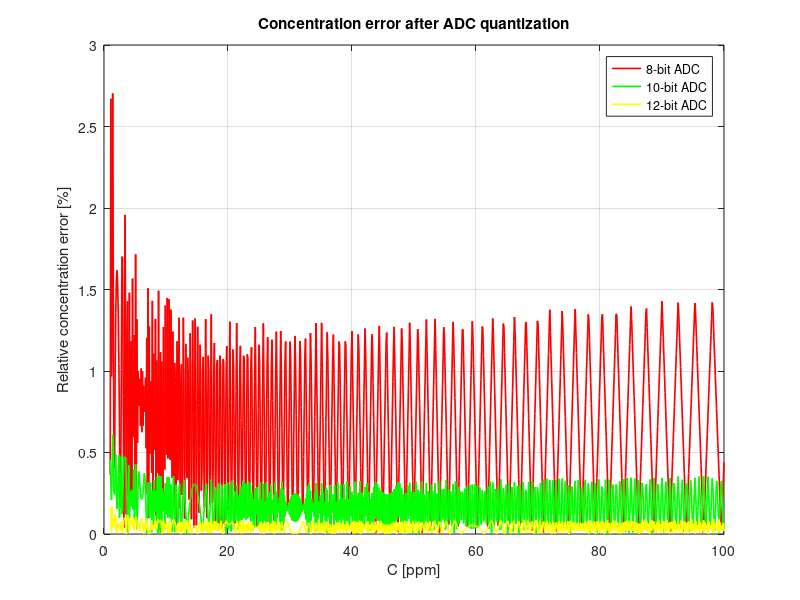

This figure's MATLAB source:
%% Industrial Monitoring Project
% Main script
% Problem Solutions start further down

clear;
clc;
close all;

%% ================================================================
% Load and display the industrial environment
% ================================================================

%env = factoryEnvironment();

% robot from 2,2 to 38,18
% collision radius is 0.4 m
% speed up to 1 m/s

% q_critical_battery = 0.6
% q(t) = q(0)*e^(λ*t)
%   q(0)=1, fully charged at t=0
% q(t) = e^(-1.7*10^-3*t)
% 0.6 = e^(-1.7*10^-3*t)
% log(0.6) = -1.7*10^-3*t

% [seconds]
t_before_critical = -10^3/1.7*log(0.6)

function [value] = ramp(t)
    % matrix-compatible implementation
    value = max(0, t);

    % simple implementation
    % if t>=0
    %     value = t;
    % else
    %     value = 0;
    % end
end

% linear interpolation, from `a` to `b`, where `t ∈ [0,1]` indicates the percentage from `a` towards `b`
% function [value] = lerp(a,b,t)
%     value = a + (b-a)*t
% end

function [x,y] = position(t)
    % <60 second response time to 90%, according to SGAS707 datasheet
    % 4 stops for measurement
    % time for travel is about 52.84 seconds, leaving
    % a little over 247/4 seconds for each sensing period
    % [seconds]
    t_sensing_once = 60;

    % workflow
    % measure
    % 2,2 to 8,15
    % measure
    % 8,15 to 12,10
    % 12,10 to 20,5
    % measure
    % 20,5 to 30,15
    % 30,15 to 38,18
    % measure

    locations = [
        2,  2;
        8,  15;
        12, 10;
        20, 5;
        30, 15;
        38, 18
    ];

    % t_travel is time between each location
    % if moving in a straight line at 1 [m/s]
    t_travel = [];
    for i = 2:size(locations,1)
        vector = (locations(i,1:2) - locations(i-1,1:2));
        dist = sqrt(vector(1)^2 + vector(2)^2);
        t_seconds = dist / 1; % t = d / 1 [m/s]
        t_travel = [t_travel, t_seconds];
    end

    % round up t_travel for nice numbers
    % make sure to round UP so that speed
    % is no more than 1 [m/s]
    % t_travel = 14.3178, 6.4031, 9.4340, 14.142, 8.5440
    t_travel_rounded = [14.32, 6.41, 9.44, 14.15, 8.55]
    for i=1:size(t_travel_rounded,2)
        if t_travel_rounded(i) < t_travel(i)
            disp("ERROR: SPEED TOO FAST")
        end
    end


    % 2,8,12,20,30,38
    % x(t) = 2 + (8-2)*r((t-60)/14.32) - (8-2)*r((t-60)/14.32-1)
    fprintf("\nx(t) = 2 +\n");
    elapsed_time = t_sensing_once; % starting time; start moving after sensing once
    x = zeros(size(t)) + 2; % starting position
    for i = 2:size(locations,1)
        location_diff = locations(i,1)-locations(i-1,1);
        % ramp up to `distance` units at a speed of distance/length_of_travel [m/s] before stopping:
        %    distance * min(1, ramp((t-t0)/length_of_travel))
        x = x + location_diff*min(1,ramp((t-elapsed_time)/t_travel_rounded(i-1)));
        if i == size(locations,1)
            fprintf("    %.2f*r((t-%.2f)/%.2f)  -  %.2f*r((t-%.2f)/%.2f-1)\n", location_diff, elapsed_time, t_travel_rounded(i-1), location_diff, elapsed_time, t_travel_rounded(i-1));
        else
            fprintf("    %.2f*r((t-%.2f)/%.2f)  -  %.2f*r((t-%.2f)/%.2f-1) +\n", location_diff, elapsed_time, t_travel_rounded(i-1), location_diff, elapsed_time, t_travel_rounded(i-1));
            elapsed_time = elapsed_time + t_travel_rounded(i-1);
            % there are sensing stops after reaching (8,15) and (20,5), i=2,4
            if i==2 || i==4
                elapsed_time = elapsed_time + t_sensing_once;
            end
        end
    end

    fprintf("\ny(t) = 2 +\n");
    elapsed_time = t_sensing_once; % starting time; start moving after sensing once
    y = zeros(size(t)) + 2; % starting position
    for i = 2:size(locations,1)
        location_diff = locations(i,2)-locations(i-1,2);
        % ramp up to `distance` units at a speed of distance/length_of_travel [m/s] before stopping:
        %    distance * min(1, ramp((t-t0)/length_of_travel))
        y = y + location_diff*min(1,ramp((t-elapsed_time)/t_travel_rounded(i-1)));
        if i == size(locations,1)
            fprintf("    %.2f*r((t-%.2f)/%.2f)  -  %.2f*r((t-%.2f)/%.2f-1)\n", location_diff, elapsed_time, t_travel_rounded(i-1), location_diff, elapsed_time, t_travel_rounded(i-1));
        else
            fprintf("    %.2f*r((t-%.2f)/%.2f)  -  %.2f*r((t-%.2f)/%.2f-1) +\n", location_diff, elapsed_time, t_travel_rounded(i-1), location_diff, elapsed_time, t_travel_rounded(i-1));
            elapsed_time = elapsed_time + t_travel_rounded(i-1);
            % there are sensing stops after reaching (8,15) and (20,5), i=2,4
            if i==2 || i==4
                elapsed_time = elapsed_time + t_sensing_once;
            end
        end
    end


    % t_travel_total = sum(t_travel_rounded)
    % t_sensing_once
    % t_mission = sum(t_travel_rounded) + t_sensing_once*4
    % q_after_mission = e^(-1.7*10^-3*t_mission)
end

t = 0:0.01:300;
[x,y] = position(t);

% whether to plot [factory, x(t), y(t), |v(t)|]
plots = [0 0 0 0]

if plots(1) ~= 0
    env = factoryEnvironment();

    plot(x, y, '.')
    theta = linspace(0,2*pi,10);
    radius = 0.4;
    for k = 1:floor(size(t,2)/4)
        xc = x(k*4);
        yc = y(k*4);
        xCircle = xc + radius*cos(theta);
        yCircle = yc + radius*sin(theta);
        fill(xCircle, yCircle, [0.70 0.70 0.70], 'EdgeColor','r', 'LineWidth',1.5);
    end


    circles = [
        2,2;
        8,15;
        20,5;
        38,18;
    ];
    theta = linspace(0,2*pi,10);
    radius = 0.1;
    for k = 1:size(circles,1)
        xc = circles(k,1);
        yc = circles(k,2);
        xCircle = xc + radius*cos(theta);
        yCircle = yc + radius*sin(theta);
        fill(xCircle, yCircle, [0.70 0.70 0.70], 'EdgeColor','g', 'LineWidth',1.5);
    end
end

if plots(2) ~= 0
    figure
    plot(t, x)
    title("x-axis position over time")
    xlabel("t [s]")
    ylabel("x [m]")
end

if plots(3) ~= 0
    figure
    plot(t, y)
    title("y-axis position over time")
    xlabel("t [s]")
    ylabel("y [m]")
end


if plots(4) ~= 0
    x_speed = (x(2:end) - x(1:end-1))/0.01;
    y_speed = (y(2:end) - y(1:end-1))/0.01;
    v = sqrt(x_speed.^2 + y_speed.^2);
    figure
    hold on
    plot(t(1:end-1),v)
    plot([0,300], [1,1])
    xlabel("t [s]")
    ylabel("v [m/s]")
end



% PROBLEM 1 FINAL VALUES
% x(t) = 2 +
%     6.00*r((t-60.00)/14.32)  -  6.00*r((t-60.00)/14.32-1) +
%     4.00*r((t-134.32)/6.41)  -  4.00*r((t-134.32)/6.41-1) +
%     8.00*r((t-140.73)/9.44)  -  8.00*r((t-140.73)/9.44-1) +
%     10.00*r((t-210.17)/14.15)  -  10.00*r((t-210.17)/14.15-1) +
%     8.00*r((t-224.32)/8.55)  -  8.00*r((t-224.32)/8.55-1)
%
% y(t) = 2 +
%     13.00*r((t-60.00)/14.32)  -  13.00*r((t-60.00)/14.32-1) +
%     -5.00*r((t-134.32)/6.41)  -  -5.00*r((t-134.32)/6.41-1) +
%     -5.00*r((t-140.73)/9.44)  -  -5.00*r((t-140.73)/9.44-1) +
%     10.00*r((t-210.17)/14.15)  -  10.00*r((t-210.17)/14.15-1) +
%     3.00*r((t-224.32)/8.55)  -  3.00*r((t-224.32)/8.55-1)

% measurement coordinates at (2,2), (8,15), (20,5), (38,18)
% t_travel_total = 52.870
% t_sensing_once = 60
% t_mission = 292.87
% q_after_mission = 0.6078









% PROBLEM 2.
% R_inf = A*C^(-alpha)
% alpha = 0.602
% A = 8.0*10^4
% R_inf = 8.0*10^4*C^(-0.602)

C = 1:0.1:100;
R_inf = 8.0*10^4*C.^(-0.602);

% whether to plot [linear, logarithmic]
plots_2 = [0 0]

if plots_2(1) ~= 0
    figure
    plot(C,R_inf)
    xlabel("C [ppm]")
    ylabel("R_{∞} [Ω]")
end
if plots_2(2) ~= 0
    figure
    loglog(C,R_inf)
    xlabel("C [ppm]")
    ylabel("R_{∞} [Ω]")
end


% 2.iii DISCUSSION
% The sensitivity is lower with high VOC concentrations
% compared to low VOC concentrations; when C changes
% from 1 to 20, R_inf drops by a factor of about 6.07
% i.e., it drops by about 66821 [Ω]
% and when C changes from 81 to 100, R_inf drops by
% a factor of about 1.13 (a drop of about 676.44 [Ω])







% Problem 3
% Eq 1. Vout(T) = Vc * RL / (Rs(t)) + RL)
% Eq 2. Rs = Rinf(c). We assume we have reached a steady state solution
% Knowns Vc = 5, Rl = 10,000 Ohms

% 3.i Expression derived in writeup
Vc = 5;
Rl = 10000;
Vout = Vc * Rl ./ (R_inf + Rl);

% 3.ii
plots_3 = [0]

if plots_3(1) ~= 0
    figure
    plot(C,Vout);
    xlabel("C [ppm]");
    ylabel("Vout [V]");
end

% 3.iii Discussion
    %The transformation from the VOC concentration to output voltage is
    %not linear. As the concentration increases the VOut detection
    %increases logarythmically. 

% 3.iv Expression derived in the writeup
    %  Rs(t) = -10000 + 50000 / Vout(T)

% 3.v Expression derived in the writeup
    % C(t) = ( ( 80000 * Vout(t) ) / (-10000 * Vout(t) + 50000))^(1/0.602)









% Problem 4

% tau * r'(t) + r(t) = r_inf
% All initial conditions assumed 0 for initial steps
tau = 22;
plots_4 = [0, 0, 0, 0];

% 4.i derived in writeup
    % System is time invarient, causual, stable, and linear
    
%4.ii Unit Step Response, Equation Derived in Writeup
t = 0:0.01:100;
R_Step = 1 - exp(-t/22);

if plots_4(1) ~= 0
    figure;
    plot(t, R_Step);
    xlabel("Time [s]");
    ylabel("Resistance [ohm]");
end

%4.iii Impulse Response, Equation Derived in Writeup
R_Impulse = exp(-t/22) / 22

if plots_4(2) ~= 0
    figure;
    plot(t, R_Impulse);
    xlabel("Time [s]");
    ylabel("Resistance [ohm]");
end

%4.iv discusion in writeup, checked and their the same

%4.v derivation and discussion in writeup
rs_t90 = -22 * log(1/10)

%4.vi, rinf at a steady state solution for c = 5, 50
rinf_1_vi = 8.0*10^4 * 5^(-0.602)
rinf_2_vi = 8.0*10^4 * 50^(-0.602)

%RS Derived in writeup
rs_actual = 7591.2 + exp(-t/22) * 22769.8

if plots_4(3) ~= 0
    figure;
    plot(t, rs_actual);
    xlabel("Time [s]");
    ylabel("Resistance [ohm]");
end

%Vout derived in writeup
vout_realistic = 5 * 10^4 ./ ((rs_actual) + 10^4)

if plots_4(4) ~= 0
    figure;
    plot(t, vout_realistic);
    xlabel("Time [s]");
    ylabel("Voltage [v]");
end










% Problem 5

%5.i For each ADC resolution with N bits there are 2^N levels and the voltage resolution is V_REF/(2^N).
    
N8 = 8
L8 =256 
DV8= 5/(256) % 0.0195

N10=10 
L10=1024 
DV10=5/(1024) % 0.0049

N12=12
L12=4096
DV12=5/(4096) % 0.0012

%5.ii vout[n] = vout(nTs), where the original function domain from 0 -> 100 so max value n1/10 = 100, n = 1000
n = 0:1:1000;
tS = 0.1;
sampled_vout = 5 * 10^4 ./ ((7591.2 + exp(-(n * tS)/22) * 22769.8) + 10^4); % as derived before replace t with n*Ts 

%5.iii
% from class Vq[n] = Δ * (⌊(x[n]) / Δ⌋ + 1/2), where this is K in their formula and delta chances for each


k8 = min(floor(sampled_vout ./ DV8), L8 - 1);
ADC8 = (k8 + 0.5) * DV8;

k10 = min(floor(sampled_vout ./ DV10), L10 - 1);
ADC10 = (k10 + 0.5) * DV10;

k12 = min(floor(sampled_vout ./ DV12), L12 - 1);
ADC12 = (k12 + 0.5) * DV12;

%5.iv, graphs in graph section
plots_5 = [0, 0, 0, 1];

if plots_5(1) ~= 0
    figure;
    plot(t, vout_realistic, 'w-', 'LineWidth', 6);
    xlabel("Time [s]");
    ylabel("Voltage [v]");
    title("ADC 8")

    hold on;

    plot(n*tS, sampled_vout, 'r-', 'LineWidth', 4);
    plot(n*tS, ADC8, 'g-', 'LineWidth', 2);

    hold off;
end

if plots_5(2) ~= 0
    figure;
    plot(t, vout_realistic, 'w-', 'LineWidth', 6);
    xlabel("Time [s]");
    ylabel("Voltage [v]");
    title("ADC 10")

    hold on;

    plot(n*tS, sampled_vout, 'r-', 'LineWidth', 4);
    plot(n*tS, ADC10, 'g-', 'LineWidth', 2);

    hold off;
end

if plots_5(3) ~= 0
    figure;
    plot(t, vout_realistic, 'w-', 'LineWidth', 6);
    xlabel("Time [s]");
    ylabel("Voltage [v]");
    title("ADC 12")

    hold on;

    plot(n*tS, sampled_vout, 'r-', 'LineWidth', 4);
    plot(n*tS, ADC12, 'g-', 'LineWidth', 2);

    hold off;
end

%5.v Quantize the steady-state voltage from Problem 3

VQ8_C = (min(floor(Vout ./ DV8), L8 - 1) + 0.5) .* DV8;
VQ10_C = (min(floor(Vout ./ DV10), L10 - 1) + 0.5) .* DV10;
VQ12_C = (min(floor(Vout ./ DV12), L12 - 1) + 0.5) .* DV12;

%Reconstruct concentration from each quantized voltage

C_hat8 = ((80000 .* VQ8_C) ./ (50000 - 10000 .* VQ8_C)).^(1 / 0.602);

C_hat10 = ((80000 .* VQ10_C) ./ (50000 - 10000 .* VQ10_C)).^(1 / 0.602);

C_hat12 = ((80000 .* VQ12_C) ./ (50000 - 10000 .* VQ12_C)).^(1 / 0.602);

%5.vi Absolute relative concentration error, in percent

eC8 = 100 .* abs(C_hat8 - C) ./ C;
eC10 = 100 .* abs(C_hat10 - C) ./ C;
eC12 = 100 .* abs(C_hat12 - C) ./ C;

if plots_5(4) ~= 0
    figure;

    plot(C, eC8, 'r-', 'LineWidth', 1.2);
    hold on;

    plot(C, eC10, 'g-', 'LineWidth', 1.2);

    plot(C, eC12, 'y-', 'LineWidth', 1.2);

    hold off;
    grid on;

    xlabel('C [ppm]');
    ylabel('Relative concentration error [%]');
    title('Concentration error after ADC quantization');
    legend('8-bit ADC', '10-bit ADC', '12-bit ADC', 'Location', 'best');
end


[max_eC8, index_eC8] = max(eC8);
[max_eC10, index_eC10] = max(eC10);
[max_eC12, index_eC12] = max(eC12);


%5.vii and 5.viii in the writeup

% Statistics used for comparing them
fprintf('8-bit: max = %.4f%% at %.1f ppm; mean = %.4f%%\n', max_eC8, C(index_eC8), mean(eC8));

fprintf('10-bit: max = %.4f%% at %.1f ppm; mean = %.4f%%\n', max_eC10, C(index_eC10), mean(eC10));

fprintf('12-bit: max = %.4f%% at %.1f ppm; mean = %.4f%%\n', max_eC12, C(index_eC12), mean(eC12));
